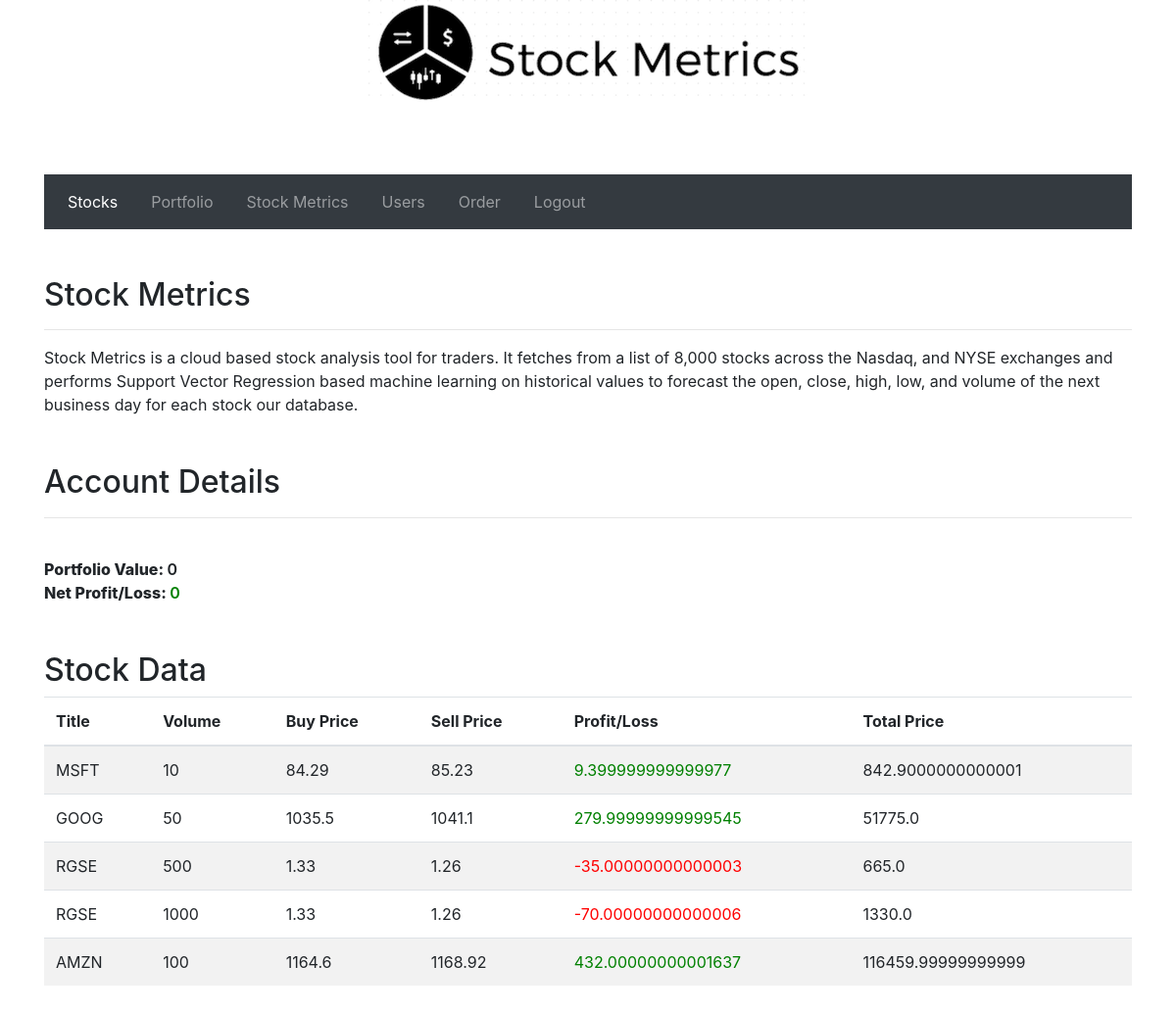
/StockMetrics/ (signed in), run on the app's committed database.
### StockMetrics/models.py (models this page shows)
class OrderData(models.Model):
	symbol = models.CharField(_('Symbol'), max_length=5)
	number = models.IntegerField()
	openPrice = models.FloatField()
	closePrice = models.FloatField()
	profit = models.FloatField()
	totalPrice = models.FloatField()

### StockMetrics/views.py (the view, shortened to what this page needs)
def index(request):
    all_stocks = list(OrderData.objects.all().reverse())
    print(all_stocks)
    user = request.user.id
    sym = []
    form = AccountForm()
    return render(
        request,
        'index.html',
        context={'all_stocks':all_stocks, 'sym':sym},
    )

### Final Submission/error404/StockMetrics/templates/index.html (shortened to what this page needs)
<!DOCTYPE html>
<html>
{% block content %}
<head>
    <link rel="stylesheet" href="https://maxcdn.bootstrapcdn.com/bootstrap/4.0.0-beta/css/bootstrap.min.css"
>
    <link rel="stylesheet" href="https://maxcdn.bootstrapcdn.com/font-awesome/4.4.0/css/font-awesome.min.css">
</head>
<body>
<center>
<img src="/static/images/logo.png" class="img-rounded" alt="Logo">
</center><br><br><br>
<div class="container">
    <div class="row">
    {% if user.is_authenticated %}
        <div class="col-lg-12">
            <nav class="navbar navbar-expand-lg navbar-dark bg-dark">
                <div class="collapse navbar-collapse" id="navbarNav">
                    <ul class="navbar-nav">
                        <li class="nav-item">
                            <a class="nav-link active" href="{% url 'index' %}">Stocks</a>
                        </li>&nbsp;&nbsp;&nbsp;&nbsp;
                        <li class="nav-item ">
                            <a class="nav-link" href="{% url 'portfolio' %}">Portfolio</a>
                        </li>&nbsp;&nbsp;&nbsp;&nbsp;
                        <li class="nav-item">
                            <a class="nav-link" href="{% url 'stockMetric' %}">Stock Metrics</a>
                        </li>&nbsp;&nbsp;&nbsp;&nbsp;
                        <li class="nav-item">
                            <a class="nav-link" href="{% url 'user' %}">Users</a>
                        </li>&nbsp;&nbsp;&nbsp;&nbsp;
                        <li class="nav-item">
                            <a class="nav-link" href="{% url 'order' %}">Order</a>
                        </li>&nbsp;&nbsp;&nbsp;&nbsp;
                        <li class="nav-item">
                            <a class="nav-link" href="{% url 'logout' %}">Logout</a>
                        </li>
                    </ul>
                </div>
            </nav>
        </div>
    </div><br><br>
    <h2>Stock Metrics</h2><hr>
    <span>Stock Metrics is a cloud based stock analysis tool for traders. It fetches from a list of 8,000 stocks across the Nasdaq, and NYSE exchanges and performs Support Vector Regression based machine learning on historical values to forecast the open, close, high, low, and volume of the next business day for each stock our database.</span><br><br><br>
    <h2>Account Details</h2><hr><br>
    <span style="font-weight: 800">Portfolio Value: <span id="port_val" style="font-weight: 600;"></span></span><br>
    <span style="font-weight: 800">Net Profit/Loss: <span id="profitData" style="color:green; font-weight: 600;"></span></span><br><br><br>
    <h2>Stock Data</h2>
<div class="row">
        <div class="col-lg-12">
            <table class="table table-striped" id="table1">
    <thead>
        <tr>
            <th>Title</th>
            <th>Volume</th>
            <th>Buy Price</th>
            <th>Sell Price</th>
            <th>Profit/Loss</th>
            <th>Total Price</th>
        </tr>
    </thead>
    <tbody>
    {% for i in all_stocks %}
        <tr>
            <td >
                {{ i.symbol }}
            </td>
            <td id="number">
                {{ i.number }}
            </td>
            <td class="openPrice">
                {{ i.openPrice }}
            </td>
            <td>
                {{ i.closePrice }}
            </td>
            <td class="profit" style="color: {% if i.closePrice > i.openPrice %}green{% else %}red{% endif %};">
                {{ i.profit }}
            </td>
            <td class="totalPrice">
                {{ i.totalPrice }}
            </td>
            </tr>
            {% endfor %}
    </tbody>
    </table>
    </div>
    </div><br><br>
    {% else %}
    <span><a href="{% url 'login'%}">You are not logged in. Click here to Login</a></span>
   {% endif %}
</div>
{% endblock %}
</body>
</html>

### data on the page
OrderData: symbol "MSFT", number "10", openPrice "84.29", closePrice "85.23", profit "9.399999999999977", totalPrice "842.9000000000001"
OrderData: symbol "GOOG", number "50", openPrice "1035.5", closePrice "1041.1", profit "279.99999999999545", totalPrice "51775.0"
OrderData: symbol "RGSE", number "500", openPrice "1.33", closePrice "1.26", profit "-35.00000000000003", totalPrice "665.0"
OrderData: symbol "RGSE", number "1000", openPrice "1.33", closePrice "1.26", profit "-70.00000000000006", totalPrice "1330.0"
OrderData: symbol "AMZN", number "100", openPrice "1164.6", closePrice "1168.92", profit "432.00000000001637", totalPrice "116459.99999999999"
